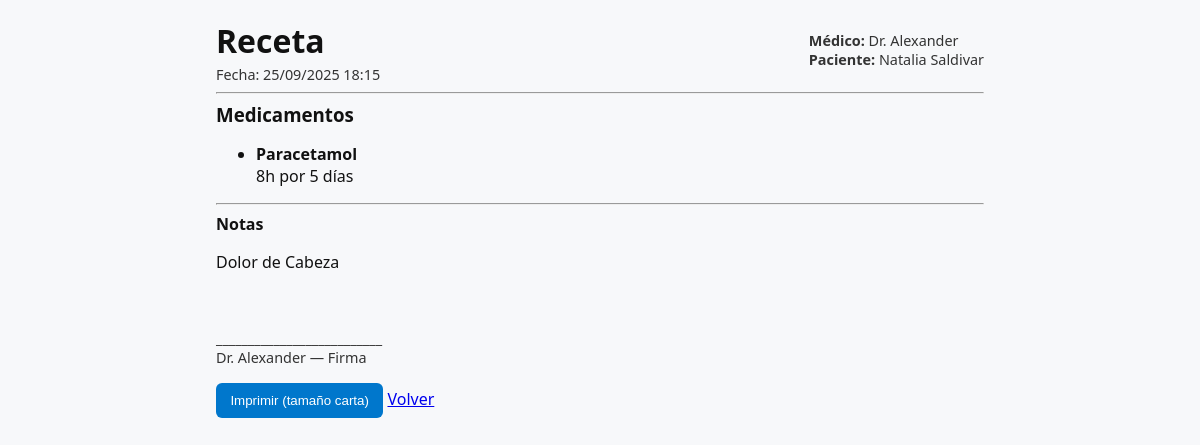
Page /view_prescription.php?id=1 (signed in) on the committed database.
### tables this page shows
CREATE TABLE `recetas` (
  `id` int(11) NOT NULL,
  `medico_id` int(11) NOT NULL,
  `paciente_id` int(11) NOT NULL,
  `fecha` timestamp NOT NULL DEFAULT current_timestamp(),
  `notas` text DEFAULT NULL,
  `fecha_emision` datetime DEFAULT current_timestamp()
);

CREATE TABLE `medicos` (
  `id` int(11) NOT NULL,
  `nombre` varchar(100) NOT NULL,
  `correo` varchar(100) NOT NULL,
  `password_hash` varchar(255) NOT NULL
);

CREATE TABLE `pacientes` (
  `id` int(11) NOT NULL,
  `nombre` varchar(100) NOT NULL,
  `correo` varchar(100) DEFAULT NULL,
  `fecha_nacimiento` date DEFAULT NULL
);

CREATE TABLE `receta_medicamentos` (
  `id` int(11) NOT NULL,
  `receta_id` int(11) NOT NULL,
  `medicamento` varchar(150) NOT NULL,
  `posologia` varchar(255) NOT NULL
);

### view_prescription.php (the view, shortened to what this page needs)
<?php
require 'db.php';
$id = (int)($_GET['id'] ?? 0);
$stmt = $pdo->prepare("
  SELECT r.id, r.fecha_emision, r.notas,
         m.nombre AS medico_nombre, p.nombre AS paciente_nombre
  FROM recetas r
  LEFT JOIN medicos m ON r.medico_id = m.id
  LEFT JOIN pacientes p ON r.paciente_id = p.id
  WHERE r.id = ?
");
$stmt->execute([$id]);
$receta = $stmt->fetch(PDO::FETCH_ASSOC);
$stmt2 = $pdo->prepare("SELECT medicamento, posologia FROM receta_medicamentos WHERE receta_id = ?");
$stmt2->execute([$id]);
$meds = $stmt2->fetchAll(PDO::FETCH_ASSOC);
?>
<!doctype html>
<html lang="es">
<head>
<link rel="stylesheet" href="styles.css">
</head>
<body>
<div class="container print-area" id="printable">
  <div class="header-row">
    <div>
      <h1>Receta</h1>
      <?php if (!empty($receta['fecha_emision'])): ?>
        <div class="small">Fecha: <?= date('d/m/Y H:i', strtotime($receta['fecha_emision'])) ?></div>
      <?php endif; ?>
    </div>
    <div class="small">
      <strong>Médico:</strong> <?= htmlspecialchars($receta['medico_nombre'] ?? 'N/A') ?><br>
      <strong>Paciente:</strong> <?= htmlspecialchars($receta['paciente_nombre'] ?? 'N/A') ?>
    </div>
  </div>
  <hr>
  <h3>Medicamentos</h3>
  <ul class="med-list">
    <?php foreach ($meds as $m): ?>
      <li>
        <strong><?= htmlspecialchars($m['medicamento']) ?></strong><br>
        <span><?= nl2br(htmlspecialchars($m['posologia'])) ?></span>
      </li>
    <?php endforeach; ?>
  </ul>
  <?php if (!empty($receta['notas'])): ?>
    <hr>
    <h4>Notas</h4>
    <p><?= nl2br(htmlspecialchars($receta['notas'])) ?></p>
  <?php endif; ?>
  <div style="height:40px"></div>
  <div class="small">__________________________</div>
  <div class="small"><?= htmlspecialchars($receta['medico_nombre'] ?? 'N/A') ?> — Firma</div>
  <div class="print-actions">
    <button onclick="window.print()">Imprimir (tamaño carta)</button>
    <a href="dashboard.php">Volver</a>
  </div>
</div>
</body>
</html>

### styles.css (style rules this page uses)
:root { --bg:#f7f8fa; --card:#ffffff; --accent:#0077cc; }
* { box-sizing:border-box }
body { font-family:system-ui,-apple-system,Segoe UI,Roboto,"Helvetica Neue",Arial; margin:0; background:var(--bg); color:#111; }
.container { max-width:1000px;margin:1.2rem auto;padding:1rem }
h1,h2,h3,h4 { margin:0.2rem 0 }
button { background:var(--accent); color:#fff; border:none; padding:0.6rem 0.9rem;border-radius:6px; cursor:pointer; }

### view_prescription.php (style rules this page uses)
.print-area { max-width: 800px; margin: 0 auto; }
.header-row { display:flex; justify-content:space-between; align-items:center; }
.med-list { margin-top: 1rem; }
.med-list li { margin-bottom: 0.6rem; }
.small { font-size: 0.9rem; color: #333; }
.print-actions { margin: 1rem 0; }

### rows in the picture
recetas: fecha_emision "25/09/2025 18:15", medico.nombre "Dr. Alexander", paciente.nombre "Natalia Saldivar", notas "Dolor de Cabeza"
receta_medicamentos: medicamento "Paracetamol", posologia "8h por 5 días"
